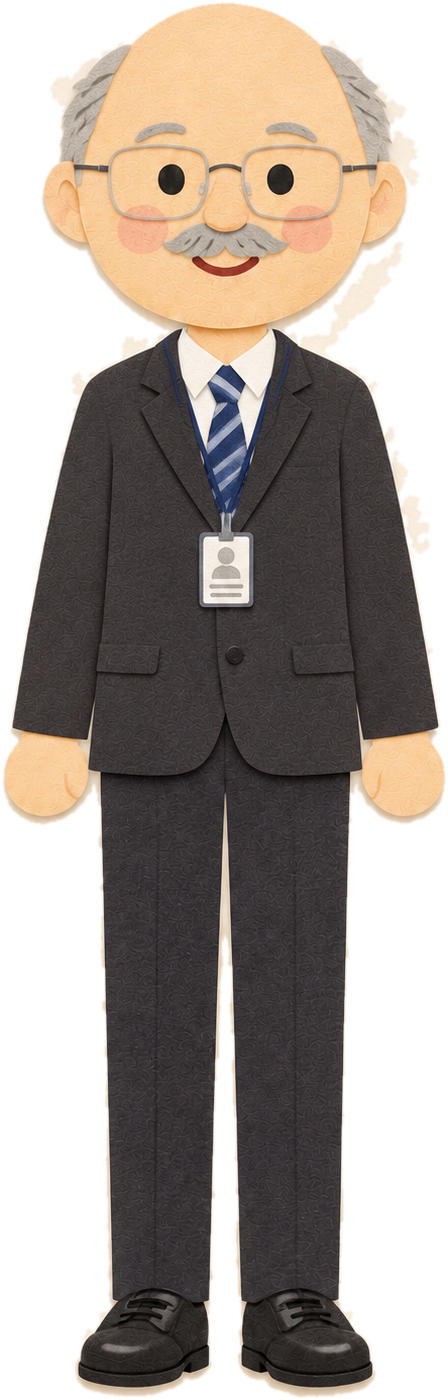
#> input picture reference/this-is-not-a-drill/cast/cut/dawes.png, 448 x 1400 px, given in place of harlow_side_noarm_g.png, which was not available
$ python side_heads.py cut/dawes.png
#> lines starting #> are read from the running program, lines starting #| are printed output that depends on the picture; after the words box and inside, x2 and y2 are one past the last pixel; in counts of white or black regions, pixels touching at a corner belong together
### reference/this-is-not-a-drill/cast/build_cast.py
"""Build a jointed puppet (front + side, and back for Dong) for every Lockdown character, on Dong's skeleton.

Every character image is an edit of Dong's hero, so it sits in the same frame: we crop all of them with one fixed box and
reuse Dong's joint heights. Widths (arms, legs, body) are measured per character from its silhouette. Outputs
cast/<name>/{rig.json, front/, side/, back/, face/, cards/} in the format rig/dong.js loads.

    python3 build_cast.py [name ...]
"""
import json, os, sys
import numpy as np
from PIL import Image, ImageFilter
sys.path.insert(0, '/home/claude/dong/tools')
from cut import cut

ART = '/home/claude/lockdown/art/out'; OUT = '/home/claude/lockdown/cast'; DONG = '/home/claude/dong'
FX, FY, FW, FH = 214, 18, 603, 1460          # the fixed frame (Dong's hero box with margins), source px of the 1024x1536 images
DX, DY = 110, 60                              # Dong's hero-box coordinates + (DX, DY) = frame coordinates
K_SRC = 1400 / 1400                           # frame px == Dong hero px (the hero box is 1400 tall)

def rim(img, dark=0.86, width=2):
    a = np.asarray(img).astype(float); al = a[..., 3] / 255
    inner = np.asarray(Image.fromarray((al * 255).astype(np.uint8)).filter(ImageFilter.MinFilter(2 * width + 1))).astype(float) / 255
    edge = np.clip(al - inner, 0, 1)[..., None]; a[..., :3] *= 1 - (1 - dark) * edge
    return Image.fromarray(a.astype(np.uint8))

# [23 lines left out: functions tiled, capsule, not called in this run]

def inset(img, box, dx=10, dy=0):
    x0, y0, x1, y1 = box; return img.crop((int(x0 + dx), int(y0 + dy), int(x1 - dx), int(y1 - dy)))
def masked(img, keep):
    a = np.asarray(img).copy(); a[..., 3] = (a[..., 3] * keep).astype(np.uint8); return Image.fromarray(a)
# [7 lines left out: function runs, not called in this run]

def gcut(path):
    """Chroma-key cut for the green-screen side images: exact edges even on white shirts and sneakers."""
    import scipy.ndimage as nd
    a = np.asarray(Image.open(path).convert('RGB')).astype(np.float32); R, G, B = a[..., 0], a[..., 1], a[..., 2]
    gness = G - np.maximum(R, B)
    alpha = np.clip(1 - (gness - 25) / 50, 0, 1)                      # >75 above the others: background; <25: subject
    m = alpha > 0.5; lab, n = nd.label(m)
#> after `m = alpha > 0.5`:
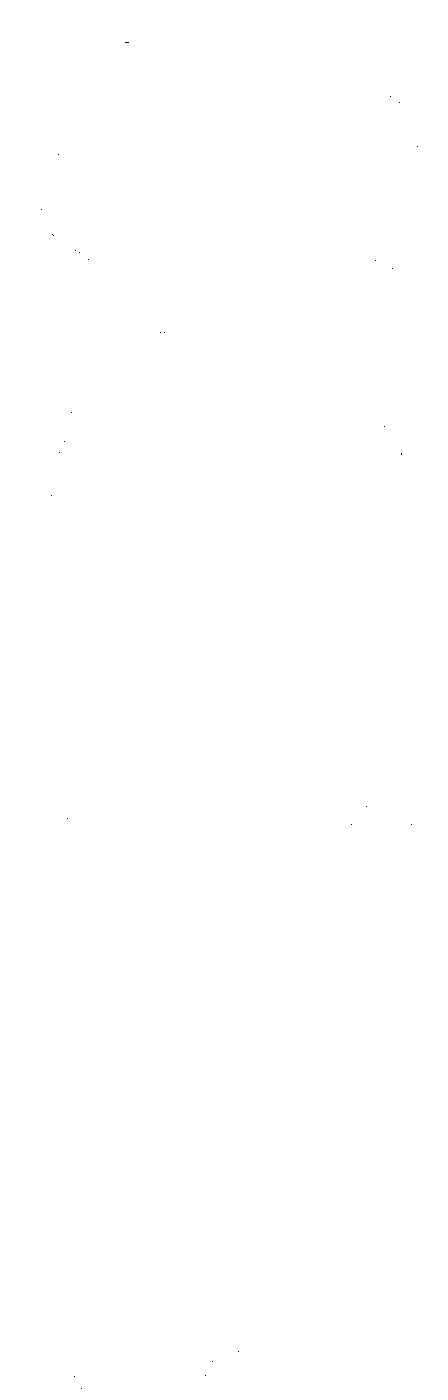
#> m: shape (1400, 448) bool; 100% white; black in thin lines or dots, all inside (x1, y1, x2, y2) = (41, 42, 418, 1389)
#> after `lab, n = nd.label(m)`: n = 1
    if n > 1: m = lab == (1 + int(np.argmax(nd.sum(m, lab, range(1, n + 1)))))
    m = nd.binary_fill_holes(m); alpha = np.where(m, np.maximum(alpha, nd.binary_erosion(m, iterations=2)), 0)
#> after `m = nd.binary_fill_holes(m)`: m: shape (1400, 448) bool; every value is 1
#> after `alpha = np.where(m, np.maximum(alpha, nd.binary_erosion(m, iterations=`: alpha: shape (1400, 448) float32; every value is 1
    G2 = np.where(gness > 0, np.maximum(R, B) + 0.3 * np.maximum(0, gness) * 0, G)   # despill: green never above red/blue
    out = np.dstack([R, np.minimum(G, np.maximum(R, B) + 6), B, alpha * 255]).astype(np.uint8)
    return Image.fromarray(out).crop((FX, FY, FX + FW, FY + FH))

# [7 lines left out: function frame, not called in this run]

def save(dirn, name, img):
    os.makedirs(os.path.dirname(f'{dirn}/{name}'), exist_ok=True); img.save(f'{dirn}/{name}'); return name

# Dong's joint heights in his hero box, moved into the frame
Y = lambda y: y + DY
SHO, HEM, ELB, WRI, HIP, KNEE, ANK, NECK, TORSO_TOP, TORSO_BOT, PIV = map(Y, (462, 548, 650, 790, 770, 1025, 1300, 373, 330, 745, 725))
SOLE_DONG = Y(1398)

# [69 lines left out: function frontlike, not called in this run]

def shirt_of(front):
    a = np.asarray(front)[..., 3] > 128; xs = np.where(a[Y(650)])[0]; cx = (xs[0] + xs[-1]) / 2
    return inset(front, (cx - 70, Y(560), cx - 18, Y(640)), dx=2)

# [138 lines left out: functions head_card, face_anchors, side_rig, headless_card, card, not called in this run]

CAST = {   # name: (long sleeves?, height in metres)
    'dong': (False, 1.70), 'tyler': (False, 1.76), 'priya': (False, 1.63), 'marcus': (False, 1.84), 'kid_a': (False, 1.62), 'kid_b': (False, 1.72),
    'harlow': (True, 1.68), 'district': (True, 1.65), 'parent_a': (False, 1.80), 'parent_b': (True, 1.66), 'mom': (True, 1.62), 'deputy': (False, 1.83), 'dawes': (True, 1.78)}

MANUAL_HEAD = {('mom', 'phone_live'): [152, 150]}   # collar point of a headless pose, set by hand
MANUAL_FACE = {'district': {'EL': 205, 'ER': 307, 'EY': 293, 'eye': 28, 'MX': 255, 'MY': 370, 'mouthW': 66}}

# [55 lines left out: function build, not called in this run]

# [6 lines that do not run on import are left out]

### reference/this-is-not-a-drill/cast/side_heads.py
"""Alternate side-view heads (side/head_<variant>.png), cut from an edit of the arm-less side image with exactly the same crop as the normal head."""
import sys, numpy as np
sys.argv = ['x']; import build_cast as B
from PIL import Image
def build(name, variant='scared'):
    src = name; d = f'/home/claude/lockdown/cast/{name}'
    noarm = B.gcut(f'{B.ART}/{src}_side_noarm_g.png'); new = B.gcut(f'{B.ART}/{src}_side_{variant}_g.png')
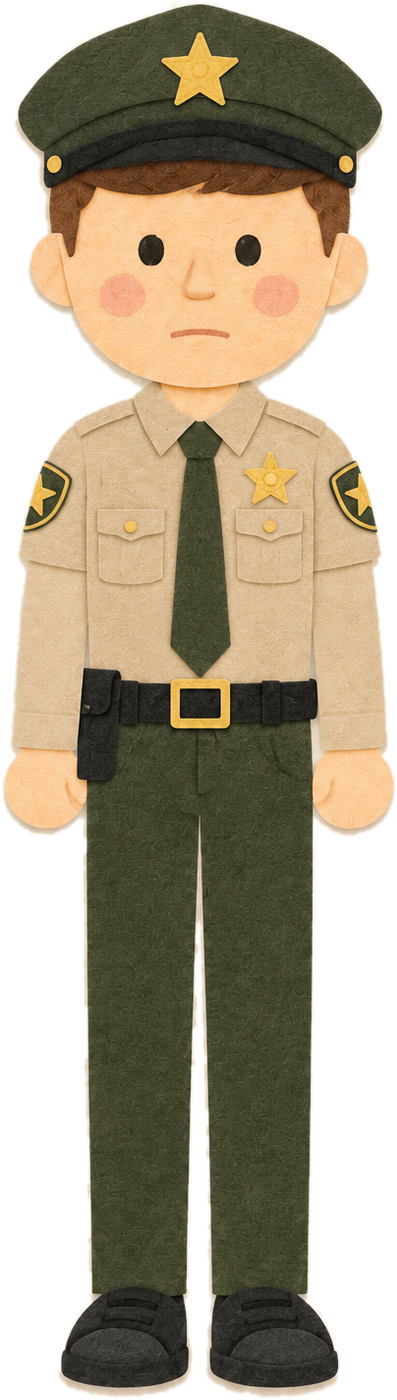
#> input picture reference/this-is-not-a-drill/cast/cut/deputy.png, 397 x 1400 px, given in place of harlow_side_scared_g.png, which was not available
#> in gcut (call 2), `m = alpha > 0.5`: m: shape (1400, 397) bool; 100% white; black in thin lines or dots
#> in gcut (call 2), `lab, n = nd.label(m)`: lab: shape (1400, 397) int32; values 0 (black) and 1 (white), 100% white; black in thin lines or dots
#> in gcut (call 2), `m = nd.binary_fill_holes(m)`: m: shape (1400, 397) bool; every value is 1
#> in gcut (call 2), `alpha = np.where(m, np.maximum(alpha, nd.binary_erosion(m, iterations=`: alpha: shape (1400, 397) float32; values 0.94 (black) and 1 (white), 100% white; black in thin lines or dots, all inside (x1, y1, x2, y2) = (1, 789, 2, 790)
    sa = np.asarray(noarm)[..., 3] > 128; ys = np.where(sa.any(1))[0]; top, sole = ys[0], ys[-1]; y_tee = top + 467 * (sole - top) / 1400
#> after `sa = np.asarray(noarm)[..., 3] > 128`:
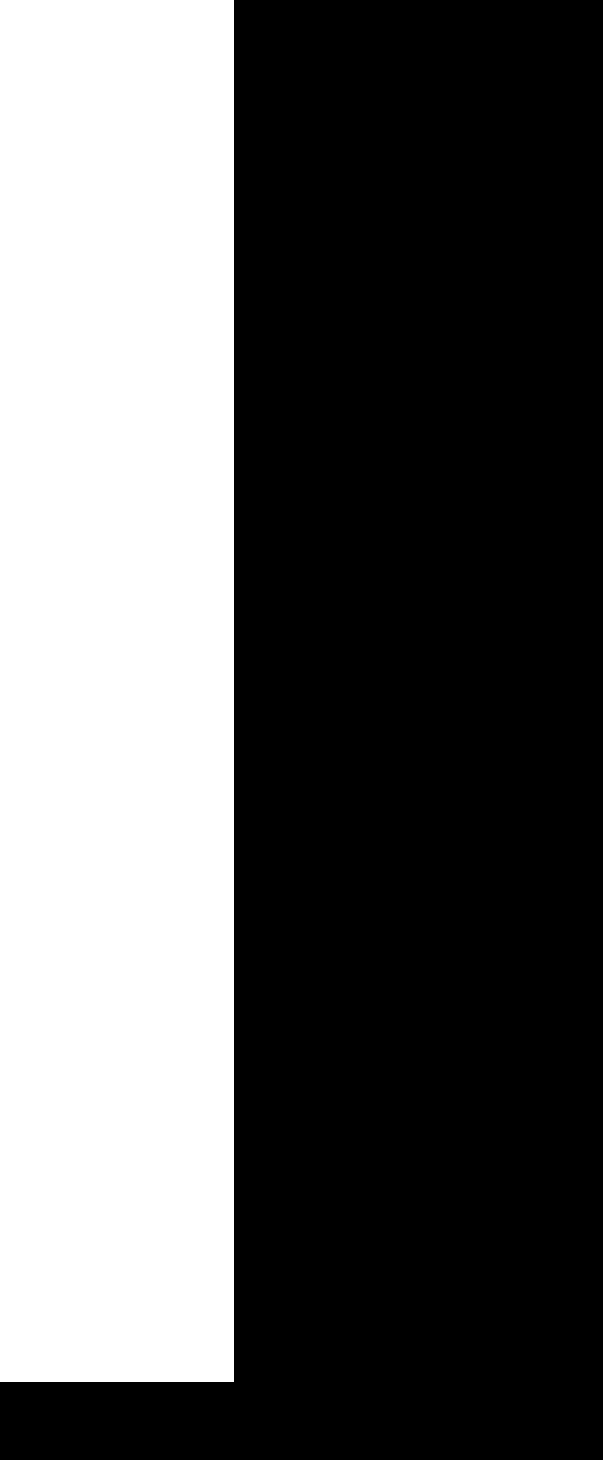
#> sa: shape (1460, 603) bool; 36.7% white; 1 white region, box (x1, y1, x2, y2) and area: (0, 0, 234, 1382) 323388
#> after `ys = np.where(sa.any(1))[0]`: ys = 1382 values from 0 to 1381
#> after `top, sole = (ys[0], ys[-1])`: top = 0; sole = 1381
#> after `y_tee = top + 467 * (sole - top) / 1400`: y_tee = 460.7
    na = np.asarray(new)[..., 3] > 128
#> na: shape (1460, 603) bool; 28.7% white; 1 white region, box (x1, y1, x2, y2) and area: (0, 0, 183, 1382) 252906
    yy, xx = np.mgrid[0:new.height, 0:new.width]
    head = B.rim(B.masked(new, yy < y_tee + 30).crop((0, 0, new.width, int(y_tee + 30))))
#> in masked, `a[..., 3] = (a[..., 3] * keep).astype(np.uint8)`:
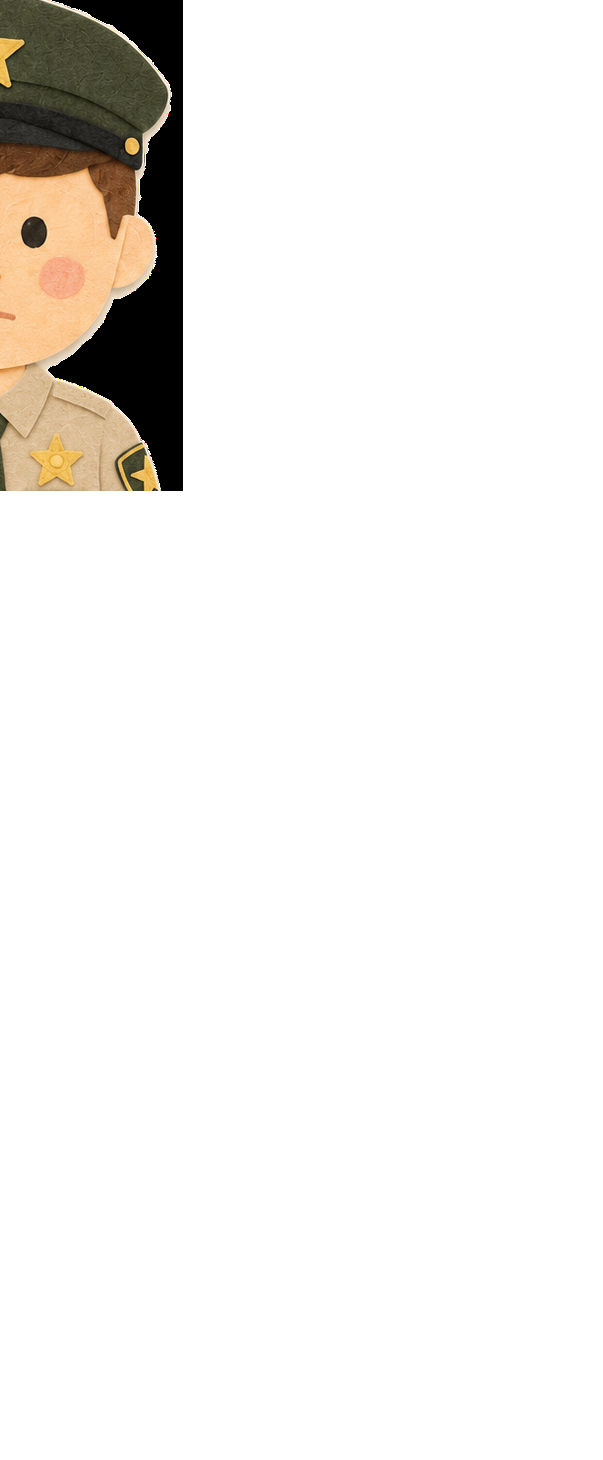
#> a: shape (1460, 603, 4); mean R, G, B, A 28.3, 24.9, 18.6, 26; transparent parts drawn white
#> in rim, `a = np.asarray(img).astype(float)`:
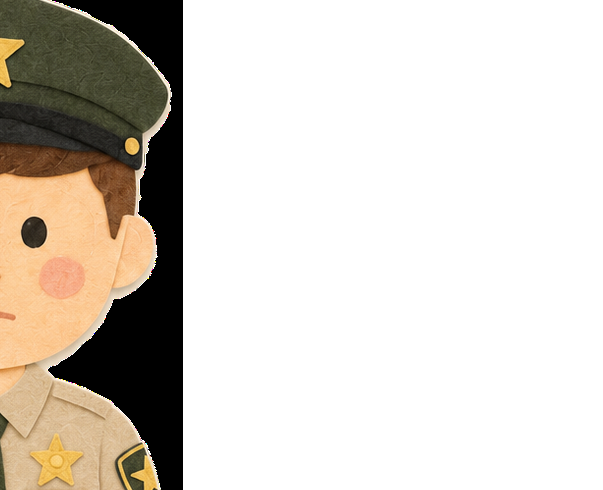
#> a: shape (490, 603, 4) float64; mean R, G, B, A 37, 30.9, 22.8, 77.4; transparent parts drawn white
#> in rim, `al = a[..., 3] / 255`: al: shape (490, 603) float64; values 0 (black) and 1 (white), 30.3% white; 1 white region, box (x1, y1, x2, y2) and area: (0, 0, 183, 490) 89670
#> in rim, `inner = np.asarray(Image.fromarray((al * 255).astype(np.uint8)).filter..`: inner: shape (490, 603) float64; values 0 (black) and 1 (white), 30% white; 1 white region, box (x1, y1, x2, y2) and area: (0, 0, 181, 490) 88690
#> in rim, `edge = np.clip(al - inner, 0, 1)[..., None]`:
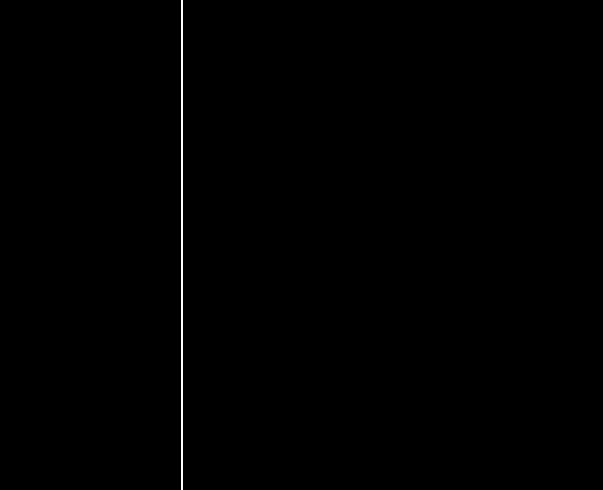
#> edge: shape (490, 603, 1) float64; values 0 (black) and 1 (white), 0.33% white in thin lines or dots, all inside (x1, y1, x2, y2) = (181, 0, 183, 490)
    ref = Image.open(f'{d}/side/head.png'); assert head.size == ref.size, (head.size, ref.size)
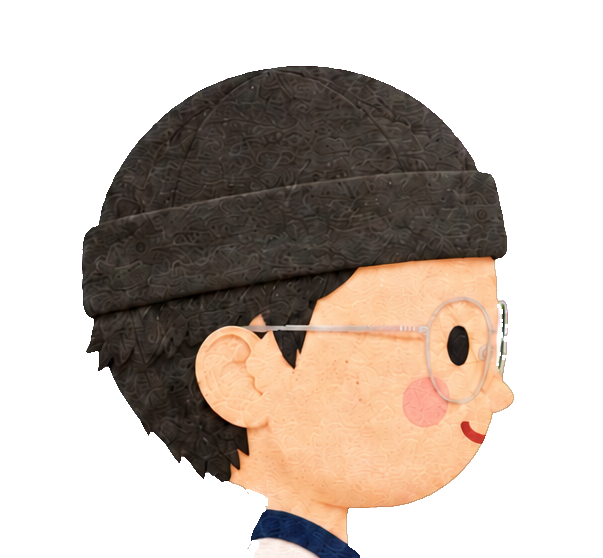
#> input picture reference/this-is-not-a-drill/cast/dong/side/head.png, 603 x 558 px, found by its file name
#> in build, ref is the input picture: PIL image 603x558 RGBA; mean R, G, B, A 73.9, 65.8, 51, 117.7
    head.save(f'{d}/side/head_{variant}.png'); return head
if __name__ == '__main__':
    for n in ['harlow', 'priya', 'tyler', 'kid_a', 'kid_b', 'marcus', 'mom']:
#> (the run stopped early here; a loop or call above may not have finished)
